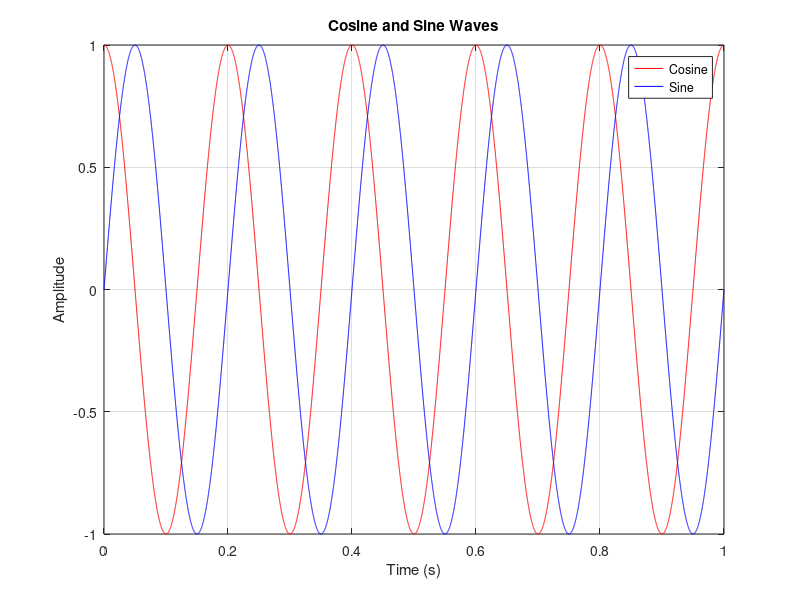
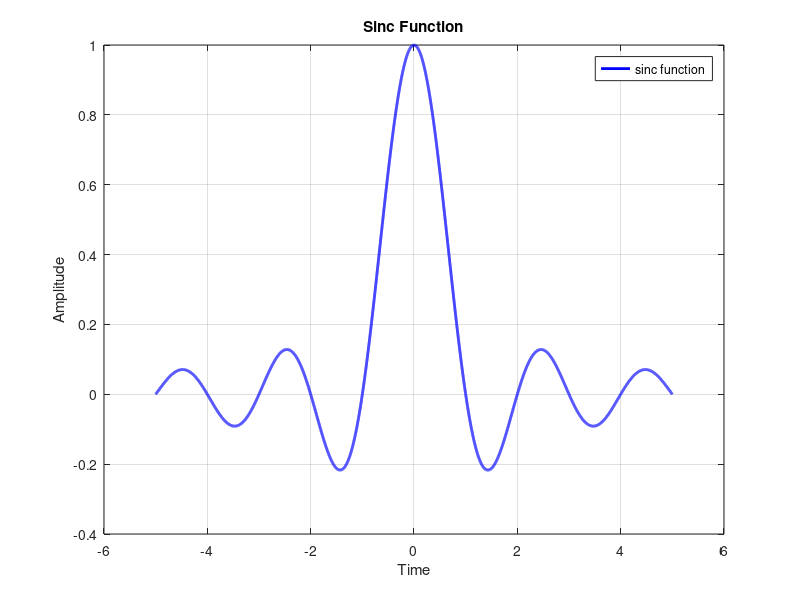
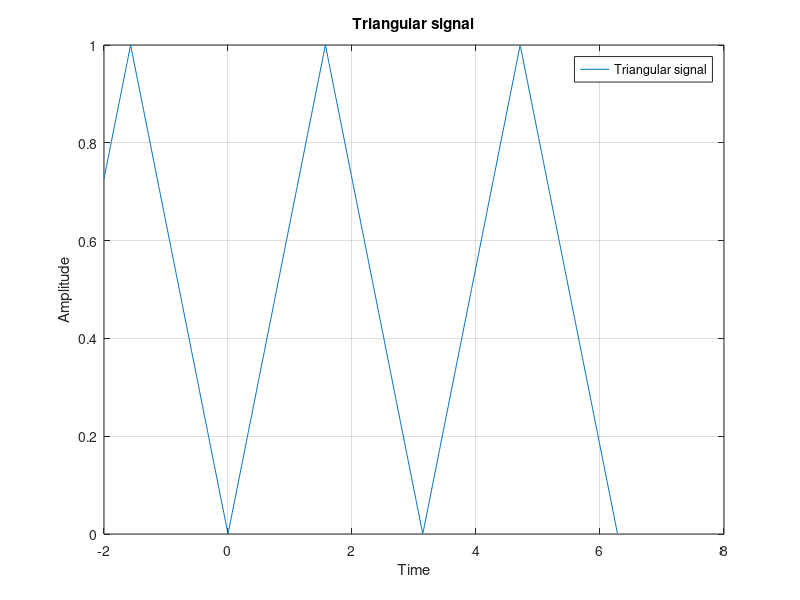
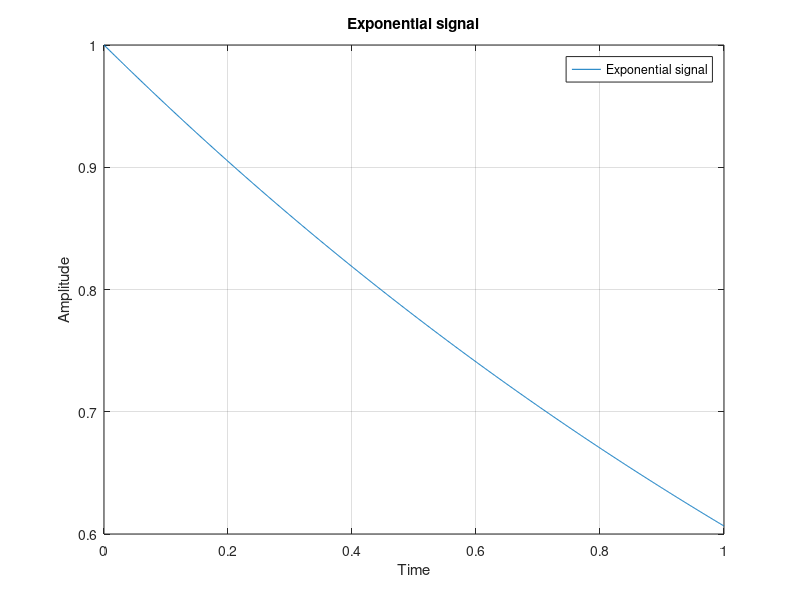

MATLAB code for these plots, in order:
clc;
clear;
close all;

% Sine and cosine signals
t = 0:0.0001:1;
f = 5;
x1 = cos(2*pi*f*t);
x2 = sin(2*pi*f*t);
figure;
plot(t, x1, 'r', t, x2, 'b');
xlabel('Time (s)');
ylabel('Amplitude');
title('Cosine and Sine Waves');
grid on;
legend('Cosine', 'Sine');

% Sinc Function
t1 = -5:0.001:5;
x1 = sin(pi*t1)./(pi*t1);
x1(t1 == 0) = 1;
figure;
plot(t1, x1, 'b', 'LineWidth', 2);
xlabel('Time');
ylabel('Amplitude');
title('Sinc Function');
grid on;
legend('sinc function');

% Triangular function
t2 = -2:0.01:2*pi;
x2 = abs(2*(t2/pi - floor(t2/pi + 0.5)));
figure;
plot(t2, x2);
xlabel('Time');
ylabel('Amplitude');
title('Triangular signal');
grid on;
legend('Triangular signal');

% Exponential signal
t3 = 0:0.001:1;
x3 = exp(-0.5*t3);
figure;
plot(t3, x3);
xlabel('Time');
ylabel('Amplitude');
title('Exponential signal');
grid on;
legend('Exponential signal');

% Rectangular pulse waveform
t4 = -1:0.001:1;
x4 = double(abs(t4) <= 0.5);
figure;
plot(t4, x4);
xlabel('Time');
ylabel('Amplitude');
title('Rectangular pulse signal');
grid on;
axis([-1 1 -0.2 1.2]);
legend('Rectangular pulse signal');
